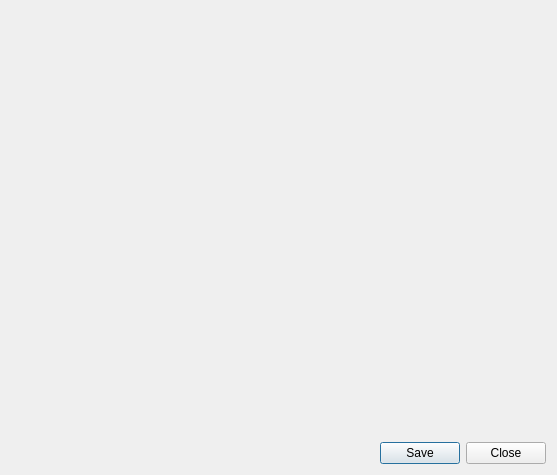
<ui version="4.0" >
 <class>PictureViewerDialog</class>
 <widget class="QDialog" name="PictureViewerDialog" >
  <property name="geometry" >
   <rect>
    <x>0</x>
    <y>0</y>
    <width>557</width>
    <height>475</height>
   </rect>
  </property>
  <property name="windowTitle" >
   <string>Dialog</string>
  </property>
  <layout class="QVBoxLayout" >
   <item>
    <widget class="PixmapWidget" native="1" name="pixWidget" />
   </item>
   <item>
    <widget class="QDialogButtonBox" name="buttonBox" >
     <property name="standardButtons" >
      <set>QDialogButtonBox::Close|QDialogButtonBox::Save</set>
     </property>
    </widget>
   </item>
  </layout>
 </widget>
 <customwidgets>
  <customwidget>
   <class>PixmapWidget</class>
   <extends>QWidget</extends>
   <header location="global" >Utils/PixmapWidget.h</header>
   <container>1</container>
  </customwidget>
 </customwidgets>
 <resources/>
 <connections>
  <connection>
   <sender>buttonBox</sender>
   <signal>rejected()</signal>
   <receiver>PictureViewerDialog</receiver>
   <slot>reject()</slot>
   <hints>
    <hint type="sourcelabel" >
     <x>501</x>
     <y>456</y>
    </hint>
    <hint type="destinationlabel" >
     <x>453</x>
     <y>476</y>
    </hint>
   </hints>
  </connection>
 </connections>
</ui>
